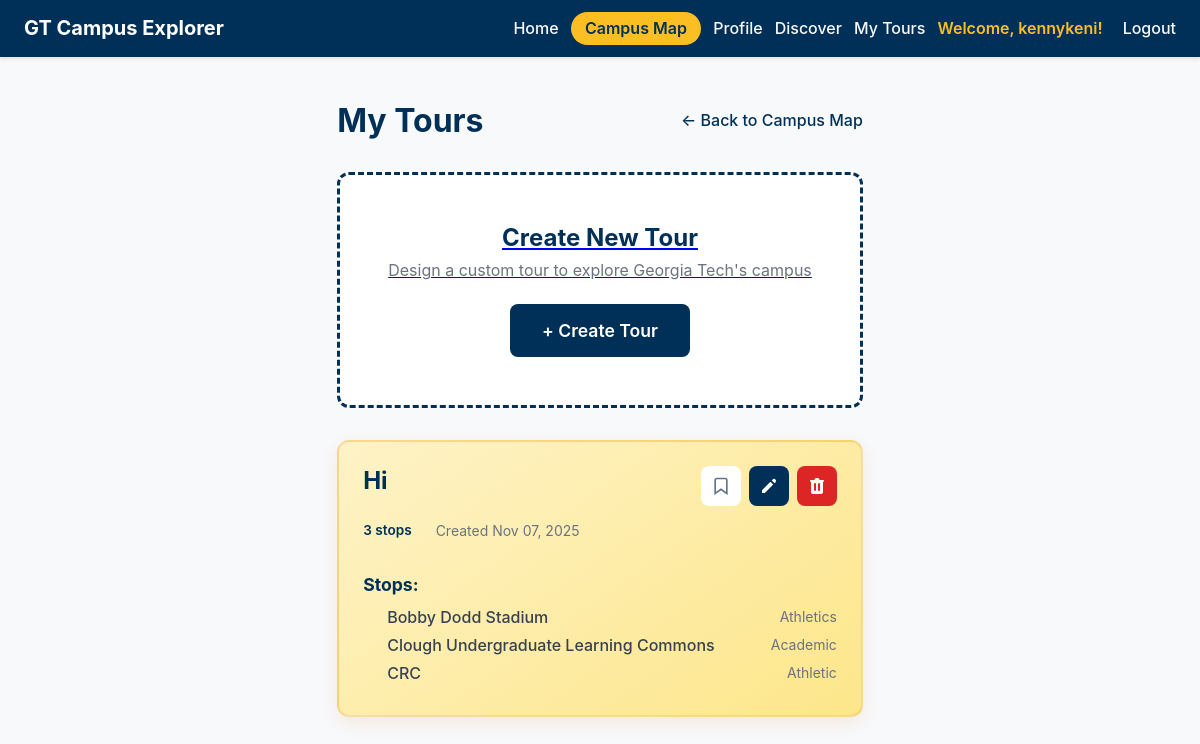
The page /campus/tours/ (signed in) on the database as committed earlier.
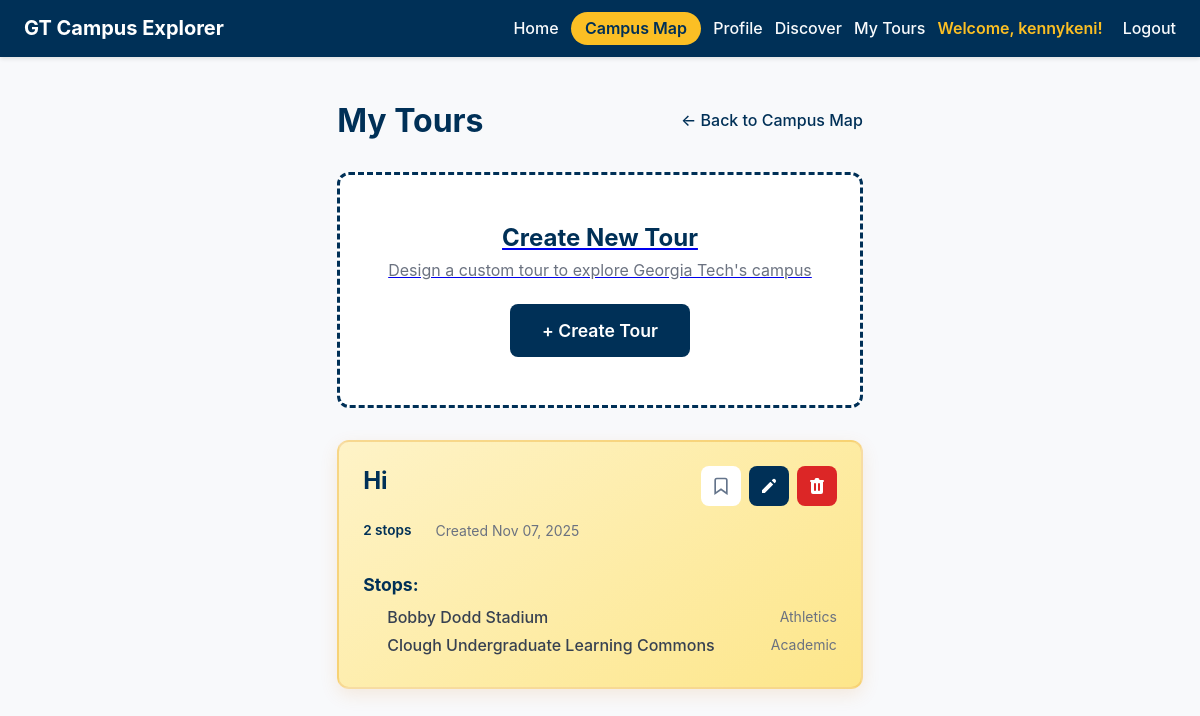
The same page on the database as committed later.
### campus/models.py (models this page shows, shortened)
class Tour(models.Model):
    user = models.ForeignKey(User, on_delete=models.CASCADE)
    name = models.CharField(max_length=100)
    description = models.TextField(blank=True)
    created_at = models.DateTimeField(auto_now_add=True)
    route_data = models.JSONField(
        blank=True,
        null=True,
        help_text="Cached route segments from Google Directions API"
    )
    class Meta:
        ordering = ['-created_at']

class TourStop(models.Model):
    tour = models.ForeignKey(Tour, on_delete=models.CASCADE, related_name='stops')
    location = models.ForeignKey(Location, on_delete=models.CASCADE)
    order = models.PositiveIntegerField()
    class Meta:
        ordering = ['order']
        unique_together = [['tour', 'location']]

class Location(models.Model):
    name = models.CharField(
        max_length=120,
        unique=True,
        help_text="Displayed name of the campus location.",
    )
    slug = models.SlugField(
        unique=True,
        blank=True,
        help_text="URL-friendly identifier auto-generated from the name.",
    )
    description = models.TextField(
        help_text="High-level overview that appears in campus tour content.",
    )
    historical_info = models.TextField(
        blank=True,
        null=True,
        help_text="Optional historical context or fun facts for visitors.",
    )
    latitude = models.DecimalField(
        max_digits=9,
        decimal_places=6,
        help_text="Latitude in decimal degrees (positive for north).",
    )
    longitude = models.DecimalField(
        max_digits=9,
        decimal_places=6,
        help_text="Longitude in decimal degrees (negative for west).",
    )
    address = models.CharField(
        max_length=255,
        blank=True,
        help_text="Street address or building details shown in the tour.",
    )
    category = models.CharField(
        max_length=100,
        blank=True,
        help_text="Category used for filtering (e.g., Dining, Academic).",
    )
    image_url = models.URLField(
        blank=True,
        null=True,
        help_text="Link to an external photo if one is hosted elsewhere.",
    )
    photo = models.ImageField(
        upload_to='locations/photos/',
        blank=True,
        null=True,
        help_text="Upload location photo.",
    )
    class Meta:
        ordering = ['name']

### campus/views.py (the view)
# urls.py: path('tours/', views.tour_manage, name='tour-manage'),
@login_required
def tour_manage(request):
    tours = Tour.objects.filter(user=request.user).prefetch_related('stops__location')
    locations = Location.objects.all()
    bookmarked_slugs = set(
        Bookmark.objects.filter(user=request.user).values_list('location__slug', flat=True)
    )
    bookmarked_tour_ids = set(
        TourBookmark.objects.filter(user=request.user).values_list('tour__id', flat=True)
    )
    tours_payload = []
    for tour in tours:
        stops = []
        for stop in tour.stops.all():
            stops.append({
                'id': stop.id,
                'location_id': stop.location.id,
                'order': stop.order,
                'location': {
                    'id': stop.location.id,
                    'name': stop.location.name,
                    'slug': stop.location.slug,
                    'description': stop.location.description,
                    'latitude': float(stop.location.latitude),
                    'longitude': float(stop.location.longitude),
                    'address': stop.location.address,
                    'category': stop.location.category,
                }
            })
        tours_payload.append({
            'id': tour.id,
            'name': tour.name,
            'description': tour.description,
            'created_at': tour.created_at.isoformat(),
            'stops': stops,
            'is_bookmarked': tour.id in bookmarked_tour_ids,
        })
    locations_payload = [
        {
            'id': location.id,
            'name': location.name,
            'slug': location.slug,
            'description': location.description,
            'latitude': float(location.latitude),
            'longitude': float(location.longitude),
            'address': location.address,
            'category': location.category,
            'is_bookmarked': location.slug in bookmarked_slugs,
        }
        for location in locations
    ]
    context = {
        'tours': tours,
        'tours_payload': tours_payload,
        'locations': locations,
        'locations_payload': locations_payload,
        'bookmarked_tour_ids': bookmarked_tour_ids,
    }
    return render(request, 'campus/tour_manage.html', context)

### campus/templates/campus/tour_manage.html (shortened to what this page needs)
{% extends "base.html" %}
{% block content %}
<div class="tour-manage-container">
    <header class="tour-manage-header">
        <h1>My Tours</h1>
        <div class="header-actions">
            <a href="{% url 'campus:overview' %}" class="back-link">← Back to Campus Map</a>
        </div>
    </header>
    <div id="tours-list" class="tours-grid">
        <a href="{% url 'campus:tour-create' %}" class="create-tour-card">
            <h3>Create New Tour</h3>
            <p>Design a custom tour to explore Georgia Tech's campus</p>
            <span class="btn btn-primary">+ Create Tour</span>
        </a>
        {% if tours %}
            {% for tour in tours %}
            <div class="tour-card" data-tour-id="{{ tour.id }}" data-bookmarked="{% if tour.id in bookmarked_tour_ids %}true{% else %}false{% endif %}">
                <div class="tour-card-header">
                    <h2 class="tour-name">{{ tour.name }}</h2>
                    <div class="tour-actions">
                        <button class="btn-icon tour-bookmark-btn"
                                data-tour-id="{{ tour.id }}"
                                data-bookmarked="{% if tour.id in bookmarked_tour_ids %}true{% else %}false{% endif %}"
                                title="{% if tour.id in bookmarked_tour_ids %}Remove bookmark{% else %}Add bookmark{% endif %}">
                            <svg class="bookmark-icon {% if tour.id in bookmarked_tour_ids %}bookmarked{% endif %}"
                                 width="20" height="20" viewBox="0 0 24 24"
                                 fill="{% if tour.id in bookmarked_tour_ids %}currentColor{% else %}none{% endif %}"
                                 stroke="currentColor" stroke-width="2">
                                <path d="M19 21l-7-5-7 5V5a2 2 0 0 1 2-2h10a2 2 0 0 1 2 2z"></path>
                            </svg>
                        </button>
                        <a href="{% url 'campus:tour-edit' tour.id %}" class="btn-icon btn-edit" title="Edit tour">
                            <svg width="20" height="20" viewBox="0 0 20 20" fill="currentColor">
                                <path d="M13.586 3.586a2 2 0 112.828 2.828l-.793.793-2.828-2.828.793-.793zM11.379 5.793L3 14.172V17h2.828l8.38-8.379-2.83-2.828z"/>
                            </svg>
                        </a>
                        <button class="btn-icon btn-delete" onclick="deleteTour({{ tour.id }}, '{{ tour.name|escapejs }}')" title="Delete tour">
                        </button>
                    </div>
                </div>
                <div class="tour-meta">
                    <span class="tour-stops-count">{{ tour.stops.count }} stop{{ tour.stops.count|pluralize }}</span>
                    <span class="tour-date">Created {{ tour.created_at|date:"M d, Y" }}</span>
                </div>
                <div class="tour-stops">
                    <h3>Stops:</h3>
                    <ol class="stops-preview">
                        {% for stop in tour.stops.all %}
                        <li>
                            <span class="stop-name">{{ stop.location.name }}</span>
                            <span class="stop-category">{{ stop.location.category }}</span>
                        </li>
                        {% endfor %}
                    </ol>
                </div>
            </div>
            {% endfor %}
        {% endif %}
    </div>
</div>
{% endblock %}

Rows that differ between the two databases and show on the page:
removed TourStop: location.name "CRC", location.category "Athletic"
computed for Tour "Hi": stops.count "3" → "2"
